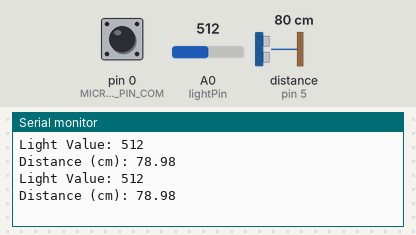
Simulated run of this sketch. Board: Arduino Uno, built with avr-gcc and run on an emulated ATmega328P. Parts: the last lines printed to the serial monitor. Wiring (inferred from the names in the program): ultrasonic range finder: trigger pin 4; echo pin 5. The inputs (shaded band) are chosen by the test bench; at power-on: distance to the obstacle (sensor on pin 5) 80 cm, A0 (lightPin) = 512, pin 0 (MICROSWITCH_PIN_COM) HIGH. The echo pulse lasts 58.3 µs per cm.

Above: at 1.8 s.
1.9 s: distance to the obstacle (sensor on pin 5) set to 2 cm
At 2.8 s:
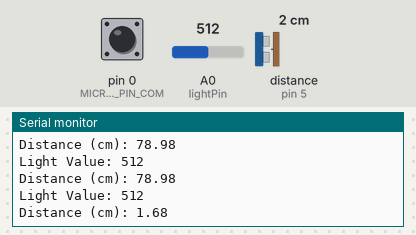
3.4 s: A0 (lightPin) set to 716
At 4.7 s:
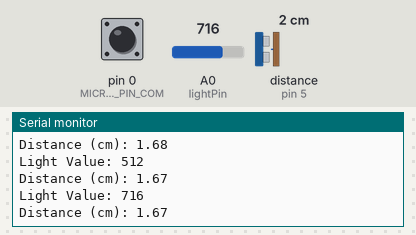
4.9 s: distance to the obstacle (sensor on pin 5) set to 4 cm
At 5.8 s:
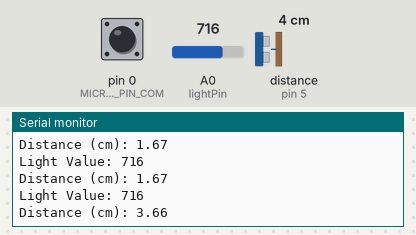
6.4 s: A0 (lightPin) set to 900
At 7.5 s:
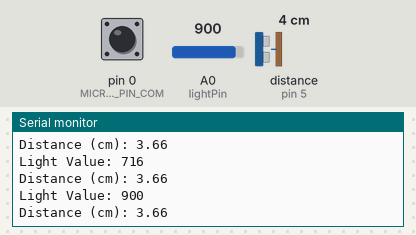
Timing chart, 0 to 8.9 s (numbered marks = the images above; inputs shaded):
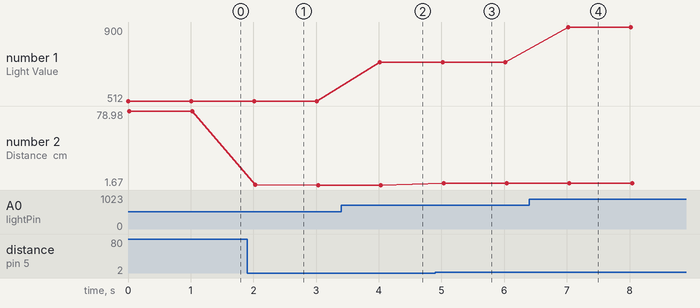

Measured:
- after the input at 1.9 s, the serial monitor: prints a new line after 0.13 s (image 1)
- after the input at 3.4 s, the serial monitor: prints a new line after 0.62 s (image 2)
- after the input at 4.9 s, the serial monitor: prints a new line after 0.14 s (image 3)
- after the input at 6.4 s, the serial monitor: prints a new line after 0.62 s (image 4)
- plotted number 1: 512 → 716 after the input at 3.4 s, 716 → 900 after the input at 6.4 s
- plotted number 2: 78.98 → 1.67 after the input at 1.9 s, 1.67 → 3.66 after the input at 4.9 s

The sketch:

Garage_Opener_Logicer.ino
```cpp
// Libraries
#include "Arduino.h"
#include "Button.h"

//Definitions
const int trigPin = 4;
const int echoPin = 5;
const int lightPin = A0;

long duration;
float distanceCm;

#define SOUND_VELOCITY 0.034
#define CM_TO_INCH 0.393701
#define MICROSWITCH_PIN_COM	0
#define LDR_PIN_SIG	A0

Button microSwitch(MICROSWITCH_PIN_COM);

int LDRValue = 0;
bool car_inside = false;


void setup() {

  pinMode(trigPin, OUTPUT);
  pinMode(echoPin, INPUT);
  pinMode(lightPin, INPUT);
  microSwitch.begin();
  Serial.begin(9600);

}


void loop() {


//Light Sensor Read
  LDRValue = analogRead(lightPin);
  Serial.print("Light Value: ");
  Serial.println(LDRValue);

//Distance Sensor Ping
  // Clears the trigPin
  digitalWrite(trigPin, LOW);
  delayMicroseconds(2);
  // Sets the trigPin on HIGH state for 10 micro seconds
  digitalWrite(trigPin, HIGH);
  delayMicroseconds(10);
  digitalWrite(trigPin, LOW);

  // Reads the echoPin, returns the sound wave travel time in microseconds
  duration = pulseIn(echoPin, HIGH);

  // Calculate the distance
  distanceCm = duration * SOUND_VELOCITY/2;

  // Prints the distance on the Serial Monitor
  Serial.print("Distance (cm): ");
  Serial.println(distanceCm);

  delay(1000);

  if (distanceCm == 0.00) {
    Serial.println("Bilen är hemma!");
    }


//microSwitch Function (klistrat från Button.h-exempel)
  if (microSwitch.toggled()) {
      if (microSwitch.read() == Button::PRESSED)
          Serial.println("Garage Open");

      else
          Serial.println("Garage Closed");
    }
}
```
